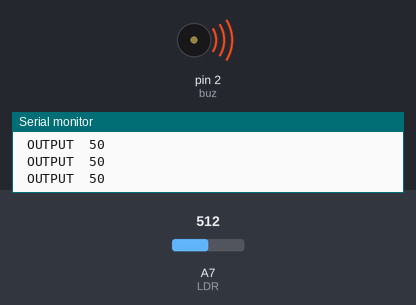
Bench run of a sketch on a simulated Arduino Nano, built with avr-gcc and run on an emulated ATmega328P. Parts: buzzer (waves = sounding, pin HIGH), the last lines printed to the serial monitor. The test bench sets the inputs (shaded band); at power-on: A7 (LDR) = 512.

Above: at 1.2 s.
1.3 s: A7 (LDR) set to 596
4.3 s: A7 (LDR) set to 630
At 5.5 s:
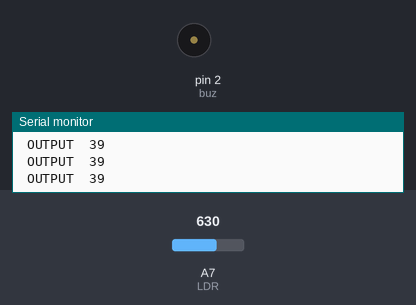
5.8 s: A7 (LDR) set to 511
At 6.4 s:
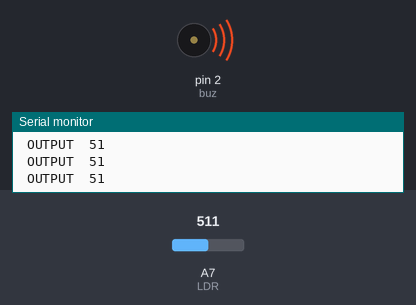
7.3 s: A7 (LDR) set to 716
At 8.7 s:
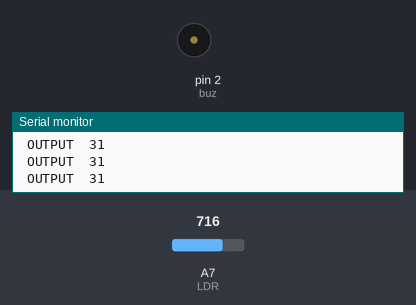
Timing chart, 0 to 9.8 s (numbered marks = the images above; inputs shaded):
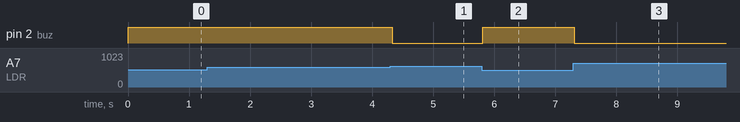

The sketch:

Laser-security-system-arduino.ino
```cpp
int buz = 2;
int LDR = A7; // LDR attached to analog7 [A7]

int value = 0; // varible to store ldr data

void setup() {
  // put your setup code here, to run once:
  pinMode(buz, OUTPUT);

  Serial.begin(9600);

}

void loop() {
  // put your main code here, to run repeatedly:

  value = analogRead(LDR);
  //  Serial.print("LDR input ");
  //  Serial.println(value);

  value = map(value, 0, 1023, 100, 0); //

  Serial.print(" OUTPUT  ");
  Serial.println(value);


  if ((value >= 10) && (value <= 40)) { // fine tuned for security purposes only trigger by calibrated laser

    digitalWrite(buz, LOW);

  } else {
    digitalWrite(buz, HIGH);
  }


}
```

Measured:
- the behaviour switches between 613 and 614 on A7 (LDR) (found by bisection; images 0 and 1)
- after the input at 4.3 s, pin 2 (buz): HIGH → LOW at once
- after the input at 5.8 s, pin 2 (buz): LOW → HIGH at once
- after the input at 7.3 s, pin 2 (buz): HIGH → LOW at once
